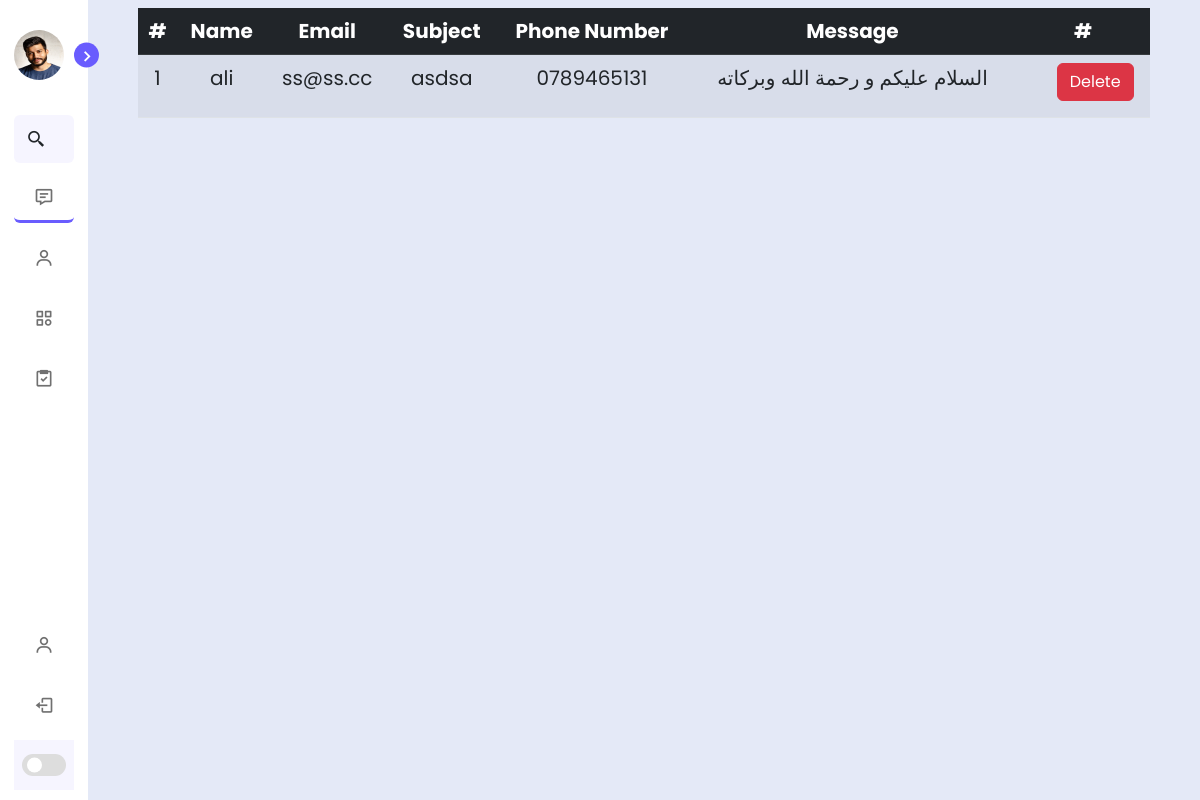
The app's page /Admin/contact.php (signed in) with its own data.
### tables this page shows
CREATE TABLE `contact` (
  `id` int(255) NOT NULL,
  `name` varchar(255) NOT NULL,
  `email` varchar(255) NOT NULL,
  `subject` varchar(255) NOT NULL,
  `phone_number` varchar(255) NOT NULL,
  `message` varchar(255) NOT NULL
);

### Admin/contact.php (the view, shortened to what this page needs)
<?php
include "sidebar.php";
$rows = mysqli_query($conn, "SELECT * FROM contact ORDER BY id ASC");
?>
<section class="home">
    <div class="text">
        <table class="table table-striped text-center">
            <thead class="table-dark">
                <tr>
                    <th scope="col">#</th>
                    <th scope="col">Name</th>
                    <th scope="col">Email</th>
                    <th scope="col">Subject</th>
                    <th scope="col">Phone Number</th>
                    <th scope="col">Message</th>
                    <th scope="col">#</th>
                </tr>
            </thead>
            <tbody>
                <?php
                $sr = 1;
                ?>
                <?php foreach ($rows as $row) : ?>
                    <tr>
                        <td><?php echo $sr++ ?></td>
                        <td><?php echo $row['name']; ?></td>
                        <td><?php echo $row['email']; ?></td>
                        <td><?php echo $row['subject']; ?></td>
                        <td><?php echo $row['phone_number']; ?></td>
                        <td><?php echo $row['message']; ?></td>
                        <td>
                            <form action="../processes/_remove.php" method="POST" class="ms-3">
                                <button name="deleteCont" class="btn btn-danger mb-2 ms-2">Delete</button>
                            </form>
                        </td>
                    </tr>
                <?php endforeach; ?>
            </tbody>
        </table>
    </div>
</section>
<?php include_once 'footer.php' ?>

### Admin/layout/css/style.css (style rules this page uses)
* { box-sizing: border-box; font-family: "Poppins", sans-serif; scroll-behavior: smooth; scroll-padding-top: 3rem; list-style: none; text-decoration: none; padding: 0; margin: 0; }
:root { --body-color: #e4e9f7; --sidebar-color: #fff; --primary-color: #695cfe; --primary-color-light: #f6f5ff; --toggle-color: #ddd; --text-color: #707070; }
body { height: 100vh; background: var(--body-color); transition: all 0.5s ease; }
.home { position: relative; left: 250px; height: 100vh; width: calc(100% - 250px); background: var(--body-color); transition: all 0.4s ease; }
.home .text { font-size: 20px; font-weight: 400; color: var(--text-color); padding: 8px 50px; }
.sidebar.close ~ .home { left: 88px; width: calc(100% - 88px); }

### records on screen
contact: name "ali", email "ss@ss.cc", subject "asdsa", phone_number "0789465131", message "السلام عليكم و رحمة الله وبركاته"
